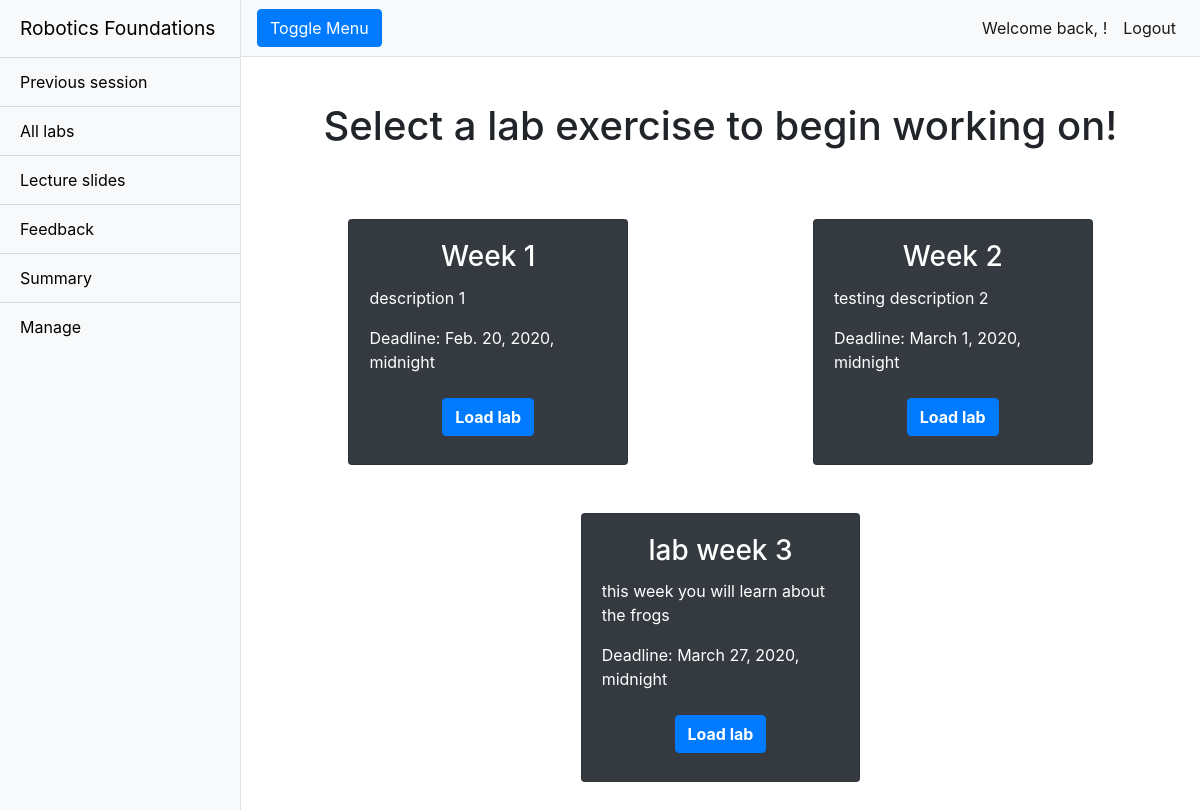
The page /rfwa/alllabs/ (signed in) on the database as committed earlier.
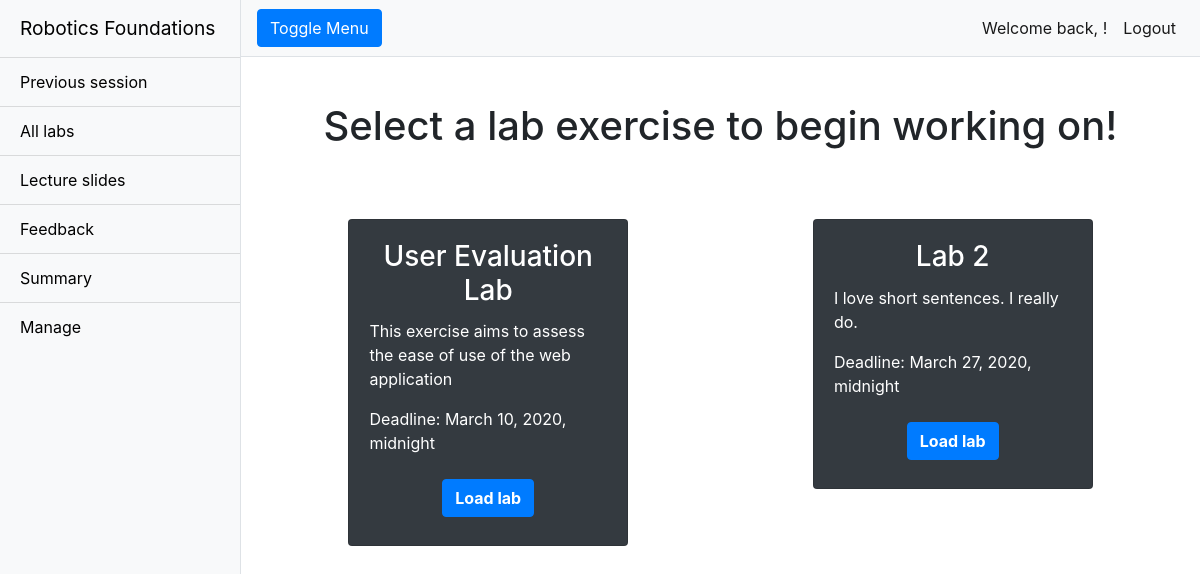
The same page on the database as committed later.
### rfwa/models.py (models this page shows, shortened)
class Lab(models.Model):
    name = models.CharField(max_length = 128)
    description = models.TextField(max_length = 2048)
    open_Date = models.DateTimeField()
    close_Date = models.DateTimeField()
    lab_Files = models.FileField(upload_to='labs/')
    slug = models.SlugField(primary_key = True, blank = True)

### rfwa/views.py (the view)
# urls.py: path('alllabs/', views.alllabs, name='alllabs'),
def alllabs(request):
    labs = Lab.objects.order_by('open_Date')
    return render(request, 'rfwa/alllabs.html', {'labs':labs})

### templates/rfwa/alllabs.html (shortened to what this page needs)
{% extends "rfwa/base.html" %}
{% load staticfiles %}
{% block extra_head %}
<link href="{% static 'css/button.css' %}" rel="stylesheet">
{% endblock %}
{% block body_block %}
<div class="container-fluid">
  <h1 class="mt-4">Select a lab exercise to begin working on!</h1>
  {% if labs %}
  <div class="container-fluid mt-5">
    {% for lab in labs %}
    {% cycle 'row' '' as row silent %}
    {% if row %}
    <div class="row justify-content-around">
      {% endif %}
      <div class="col-sm-10 col-md-10 col-lg-4 mb-5">
        <div class="card bg-dark text-white mx-auto">
          <div class="card-body text-center">
            <h3 class="card-title">{{lab.name}}</h3>
            <p class="card-text text-left">{{lab.description}}</p>
            <p class="card-text text-left">Deadline: {{lab.close_Date}}</p>
            <div class="row pb-2 justify-content-around mt-4">
              <button class="btn btn-primary font-weight-bold loadProjectButton test"
                value="{{ lab.lab_Files.path }}">Load lab</button>
            </div>
          </div>
        </div>
      </div>
      {% if not row %}
    </div>
    {% endif %}
    {% endfor %}
    {% else %}
    <h2 class="text-center mt-5">There are currently no projects to show.</h2>
    {% endif %}
  </div>
</div>
{% endblock %}

### templates/rfwa/base.html (shortened to what this page needs)
<!DOCTYPE html>
{% load staticfiles %}
<html lang="en">
<head>
    <link href="{% static 'vendor/bootstrap/css/bootstrap.min.css' %}" rel="stylesheet">
    <link href="{% static 'css/simple-sidebar.css' %}" rel="stylesheet">
    <link href="{% static 'css/override.css' %}" rel="stylesheet">
    {% block extra_head %}
    {% endblock %}
</head>
<body>
    {% if user.is_authenticated %}
    <div class="d-flex" id="wrapper">
        <div class="bg-light border-right" id="sidebar-wrapper">
            <div class="sidebar-heading">Robotics Foundations </div>
            <div class="list-group list-group-flush">
                <a href="/rfwa/devpage/" class="list-group-item list-group-item-action bg-light">Previous
                    session</a>
                <a href="/rfwa/alllabs/" class="list-group-item list-group-item-action bg-light">All labs</a>
                <a href="/rfwa/lectureslides/" class="list-group-item list-group-item-action bg-light">Lecture
                    slides</a>
                <a href="/rfwa/feedback/" class="list-group-item list-group-item-action bg-light">Feedback</a>
                <a href="/rfwa/summary/" class="list-group-item list-group-item-action bg-light">Summary</a>
                {% if user.is_superuser %}
                <a href="/rfwa/managev2/" class="list-group-item list-group-item-action bg-light">Manage</a>
                {% endif %}
            </div>
        </div>
        <div id="page-content-wrapper">
            <nav class="navbar navbar-expand-lg navbar-light bg-light border-bottom">
                <button class="btn btn-primary" id="menu-toggle">Toggle Menu</button>
                <div class="collapse navbar-collapse" id="navbarSupportedContent">
                    <ul class="navbar-nav ml-auto mt-2 mt-lg-0">
                        <li class="nav-item active">
                            <a class="nav-link"> Welcome back, {{ user.first_name }}! </a>
                        </li>
                        <li class="nav-item active">
                            <a class="nav-link" href="{% url 'logout' %}">Logout</a>
                        </li>
                    </ul>
                </div>
            </nav>
            {% block body_block %}
            {% endblock %}
        </div>
    </div>
    {% else %}
    <meta http-equiv='refresh' content="0; URL={% url 'login' %}">
    {% endif %}
</body>
</html>

### static/css/simple-sidebar.css (style rules this page uses)
body { overflow-x: hidden; }
#sidebar-wrapper { min-height: 100vh; margin-left: -15rem; -webkit-transition: margin .25s ease-out; -moz-transition: margin .25s ease-out; -o-transition: margin .25s ease-out; transition: margin .25s ease-out; }
#sidebar-wrapper .sidebar-heading { padding: 0.875rem 1.25rem; font-size: 1.2rem; }
#sidebar-wrapper .list-group { width: 15rem; }
#page-content-wrapper { min-width: 100vw; }
@media (min-width: 768px) { #sidebar-wrapper { margin-left: 0; } }
@media (min-width: 768px) { #page-content-wrapper { min-width: 0; width: 100%; } }

### static/css/override.css (style rules this page uses)
.mt-4 { text-align: center; vertical-align: middle; line-height: 90px; }

### templates/rfwa/base.html (style rules this page uses)
.bg-light { color: black; }

Rows that differ between the two databases and show on the page:
removed Lab: name "Week 1", description "description 1", close_Date "Feb. 20, 2020, midnight"
removed Lab: name "Week 2", description "testing description 2", close_Date "March 1, 2020, midnight"
removed Lab: name "lab week 3", description "this week you will learn about the frogs", close_Date "March 27, 2020, midnight"
added Lab: name "User Evaluation Lab", description "This exercise aims to assess the ease of use of the web application", close_Date "March 10, 2020, midnight"
added Lab: name "Lab 2", description "I love short sentences. I really do.", close_Date "March 27, 2020, midnight"
